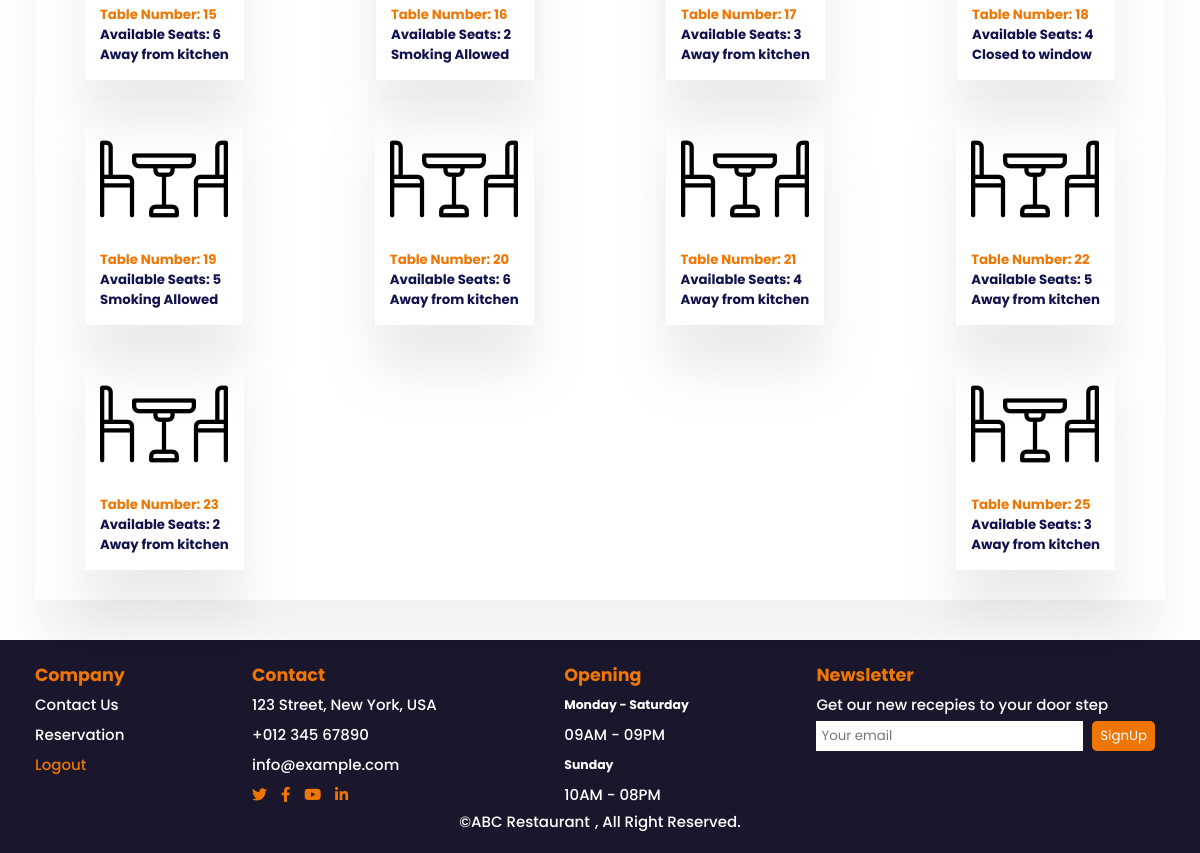
Page /pages/booking.php (lower part) on the earlier database version.
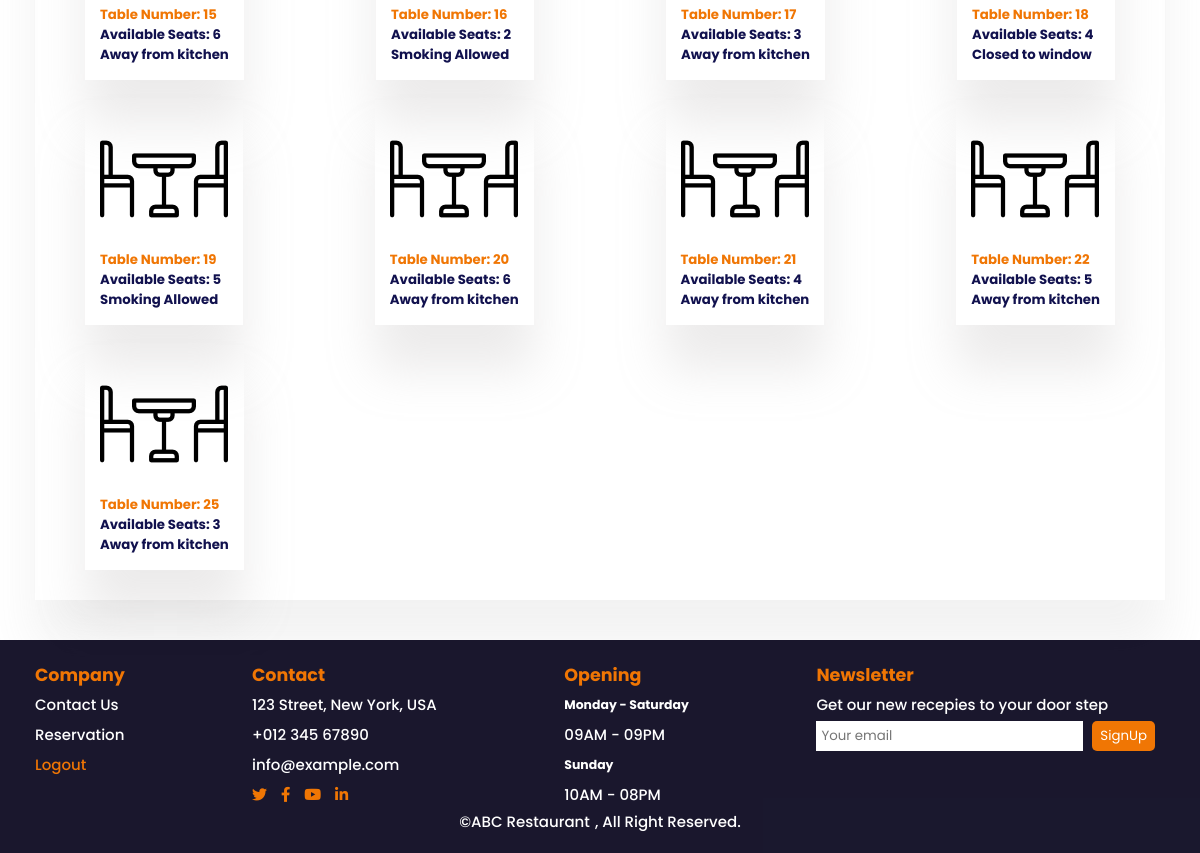
Same page on the later database version.
### tables this page shows
CREATE TABLE `tables` (
  `id` int(10) NOT NULL,
  `allow` varchar(255) NOT NULL,
  `seats` int(10) NOT NULL,
  `status` varchar(255) NOT NULL
);

### pages/booking.php (the view, shortened to what this page needs)
<?php
require_once("config.php");
$result = mysqli_query($link, "SELECT * FROM tables WHERE status='notreserved'");
?>
<!DOCTYPE html>
<html lang="en">
<head>
    <link rel="stylesheet" href="../styles/style.css">
    <link rel="stylesheet" href="../styles/booking.css">
    <link href="https://cdnjs.cloudflare.com/ajax/libs/font-awesome/5.10.0/css/all.min.css" rel="stylesheet">
</head>
<body>
    <div class="container">
        <div class="border-box">
            <div class="between wrap">
            <?php
                while ($row = mysqli_fetch_assoc($result)) {
                    $tableId = $row['id'];
                    $seats = $row['seats'];
                    $allow = $row['allow'];
                    echo "<a href='../pages/addbooking.php?id=$tableId' class='seat-details'>
                            <div class='table-box'>
                                <img src='../icons/dinner-table.png' alt=''>
                                <h5 class='text-orange'>Table Number: $tableId</h5>
                                <h5>Available Seats: $seats</h5>
                                <h5>$allow</h5>
                            </div>
                        </a>";
                    }
                ?>
            </div>
        </div>
    </div>
    <div class="navbar footer mt-2">
        <div class="between">
            <div class="flex col line-height-1">
                <h3 class="text-orange">Company</h3>
                <a class="nav-item" href="contact.php">Contact Us</a>
                <a class="nav-item" href="login.php">Reservation</a>
                <a class="nav-item active" href="./logout.php">Logout</a>
            </div>
            <div class="line-height-1">
                <h3 class="text-orange">Contact</h3>
                <p class="nav-item">123 Street, New York, USA</p>
                <p class="nav-item">+012 345 67890</p>
                <p class="nav-item">info@example.com</p>
                <div class="">
                    <a class="social" href=""><i class="fab fa-twitter"></i></a>
                    <a class="social mx-2" href=""><i class="fab fa-facebook-f"></i></a>
                    <a class="social" href=""><i class="fab fa-youtube"></i></a>
                    <a class="social mx-2" href=""><i class="fab fa-linkedin-in"></i></a>
                </div>
            </div>
            <div class="line-height-1">
                <h3 class="text-orange">Opening</h3>
                <h5 class="nav-item">Monday - Saturday</h5>
                <p>09AM - 09PM</p>
                <h5 class="nav-item">Sunday</h5>
                <p>10AM - 08PM</p>
            </div>
            <div class="line-height-1">
                <h3 class="text-orange">Newsletter</h3>
                <p>Get our new recepies to your door step</p>
                <div class="nav-item">
                    <input class="textbox" type="text" placeholder="Your email">
                    <button type="button" class="btn btn-orange">SignUp</button>
                </div>
            </div>
        </div>
        <div class="center">
            &copy; <a class="nav-item" href="#">ABC Restaurant</a>, All Right Reserved.
        </div>
    </div>
</body>
</html>

### styles/style.css (style rules this page uses)
* { margin: 0; padding: 0; box-sizing: border-box; font-family: 'Poppins', sans-serif; }
body { width: 100%; height: 100hv; }
.navbar { position: fixed; padding: 20px 35px 20px 35px; font-size: 15px; width: 100%; color: white; font-weight: 500; outline: none; transition: .5s; background-color: rgba(8, 5, 29, 0.925); }
.nav-item { color: white; text-decoration: none; margin-right: 5px; }
.btn { height: auto; width: auto; padding: 5px 8px 5px 8px; text-decoration: none; margin: 0 5px 0 5px; border: none; border-radius: 5px; }
.btn-orange { color: white; background-color: rgb(240, 118, 4); }
.active { color: rgb(240, 118, 4); }
.flex { display: flex; }
.col { flex-direction: column; }
.wrap { flex-wrap: wrap; }
.between { display: flex; justify-content: space-between; flex-wrap: wrap; }
.center { display: flex; justify-content: center; }
.footer { position:absolute; }
.container { padding: 20px 35px 20px 35px; }
.text-orange { color: rgb(240, 118, 4); text-decoration: none; }
.mt-2 { margin-top: 10px; }
.mx-2 { margin-left: 10px; margin-right: 10px; }
.line-height-1 { line-height: 30px; }
.social { color: rgb(240, 118, 4); }
.textbox { height: auto; width: 100%-2px; padding: 5px; border:none; }

### styles/booking.css (style rules this page uses)
.border-box { height: auto; width: 100%; padding: 20px; background-color: white; box-shadow: 0 45px 45px rgba(161, 161, 161, 0.137); margin: 10px 0 10px 0; }
.table-box { margin: 10px 30px 10px 30px; padding: 15px; box-shadow: 0 45px 45px rgba(184, 183, 183, 0.274); }
.seat-details { text-decoration: none; color: rgb(17, 17, 78); text-align: left; }

Differences in the rows shown:
no longer on this page (row edited): tables: id "23", seats "2", allow "Away from kitchen"
